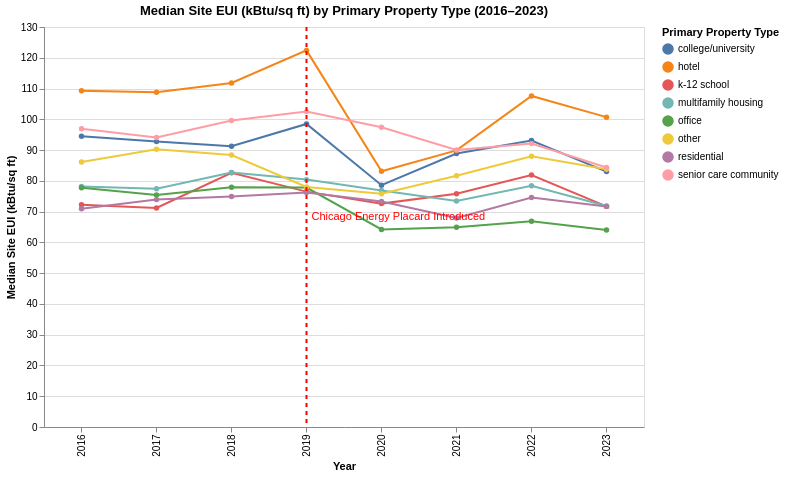

Source (notebook cell):
### Markdown cell above
Keep only the top 8 most common property types for visibility of graphs.

### Code cell
median_site = plot_metric_by_property(
    df=top_energy, metric_col="Site EUI (kBtu/sq ft)", agg_func=pd.Series.median
)
median_site

### Figure 1 — Vega-Lite specification as saved in the notebook (floating-point values rounded to 4 significant figures)
{"config": {"view": {"continuousWidth": 300, "continuousHeight": 300}}, "layer": [{"data": {"name": "data-1009e023ae6eab3afe2651da246b2e57"}, "mark": {"type": "line", "point": true}, "encoding": {"color": {"field": "Primary Property Type", "title": "Primary Property Type", "type": "nominal"}, "tooltip": [{"field": "Primary Property Type", "title": "Primary Property Type", "type": "nominal"}, {"field": "Data Year", "title": "Year", "type": "quantitative"}, {"field": "Aggregated_Metric", "format": ".2f", "title": "Median Site EUI (kBtu/sq ft)", "type": "quantitative"}], "x": {"field": "Data Year", "sort": "ascending", "title": "Year", "type": "ordinal"}, "y": {"field": "Aggregated_Metric", "title": "Median Site EUI (kBtu/sq ft)", "type": "quantitative"}}, "name": "view_baa5e4bedc24e978_0"}, {"data": {"name": "data-0c454f3f83ff251380041a7c1dc9c76c"}, "mark": {"type": "rule", "color": "red", "size": 2, "strokeDash": [4, 4]}, "encoding": {"x": {"field": "Data Year", "type": "ordinal"}}}, {"data": {"name": "data-59d4f649ef26394b53c706eca5efd7c6"}, "mark": {"type": "text", "align": "left", "baseline": "bottom", "color": "red", "dx": 5, "dy": -5}, "encoding": {"text": {"field": "label", "type": "nominal"}, "x": {"field": "Data Year", "type": "ordinal"}}}], "height": 400, "params": [{"name": "param_1e9efca18e7a2868", "select": {"type": "interval", "encodings": ["x", "y"]}, "bind": "scales", "views": ["view_baa5e4bedc24e978_0"]}], "title": "Median Site EUI (kBtu/sq ft) by Primary Property Type (2016–2023)", "width": 600, "$schema": "https://vega.github.io/schema/vega-lite/v6.1.0.json", "datasets": {"data-1009e023ae6eab3afe2651da246b2e57": [{"Data Year": 2016, "Primary Property Type": "college/university", "Aggregated_Metric": 94.5}, {"Data Year": 2016, "Primary Property Type": "hotel", "Aggregated_Metric": 109.3}, {"Data Year": 2016, "Primary Property Type": "k-12 school", "Aggregated_Metric": 72.2}, {"Data Year": 2016, "Primary Property Type": "multifamily housing", "Aggregated_Metric": 78.2}, {"Data Year": 2016, "Primary Property Type": "office", "Aggregated_Metric": 77.75}, {"Data Year": 2016, "Primary Property Type": "other", "Aggregated_Metric": 86.1}, {"Data Year": 2016, "Primary Property Type": "residential", "Aggregated_Metric": 70.95}, {"Data Year": 2016, "Primary Property Type": "senior care community", "Aggregated_Metric": 96.95}, {"Data Year": 2017, "Primary Property Type": "college/university", "Aggregated_Metric": 92.75}, {"Data Year": 2017, "Primary Property Type": "hotel", "Aggregated_Metric": 108.8}, {"Data Year": 2017, "Primary Property Type": "k-12 school", "Aggregated_Metric": 71.2}, {"Data Year": 2017, "Primary Property Type": "multifamily housing", "Aggregated_Metric": 77.4}, {"Data Year": 2017, "Primary Property Type": "office", "Aggregated_Metric": 75.4}, {"Data Year": 2017, "Primary Property Type": "other", "Aggregated_Metric": 90.3}, {"Data Year": 2017, "Primary Property Type": "residential", "Aggregated_Metric": 73.9}, {"Data Year": 2017, "Primary Property Type": "senior care community", "Aggregated_Metric": 94.1}, {"Data Year": 2018, "Primary Property Type": "college/university", "Aggregated_Metric": 91.25}, {"Data Year": 2018, "Primary Property Type": "hotel", "Aggregated_Metric": 111.8}, {"Data Year": 2018, "Primary Property Type": "k-12 school", "Aggregated_Metric": 82.6}, {"Data Year": 2018, "Primary Property Type": "multifamily housing", "Aggregated_Metric": 82.7}, {"Data Year": 2018, "Primary Property Type": "office", "Aggregated_Metric": 77.9}, {"Data Year": 2018, "Primary Property Type": "other", "Aggregated_Metric": 88.4}, {"Data Year": 2018, "Primary Property Type": "residential", "Aggregated_Metric": 74.9}, {"Data Year": 2018, "Primary Property Type": "senior care community", "Aggregated_Metric": 99.6}, {"Data Year": 2019, "Primary Property Type": "college/university", "Aggregated_Metric": 98.5}, {"Data Year": 2019, "Primary Property Type": "hotel", "Aggregated_Metric": 122.4}, {"Data Year": 2019, "Primary Property Type": "k-12 school", "Aggregated_Metric": 76.5}, {"Data Year": 2019, "Primary Property Type": "multifamily housing", "Aggregated_Metric": 80.4}, {"Data Year": 2019, "Primary Property Type": "office", "Aggregated_Metric": 77.8}, {"Data Year": 2019, "Primary Property Type": "other", "Aggregated_Metric": 78.0}, {"Data Year": 2019, "Primary Property Type": "residential", "Aggregated_Metric": 76.2}, {"Data Year": 2019, "Primary Property Type": "senior care community", "Aggregated_Metric": 102.5}, {"Data Year": 2020, "Primary Property Type": "college/university", "Aggregated_Metric": 78.6}, {"Data Year": 2020, "Primary Property Type": "hotel", "Aggregated_Metric": 83.1}, {"Data Year": 2020, "Primary Property Type": "k-12 school", "Aggregated_Metric": 72.6}, {"Data Year": 2020, "Primary Property Type": "multifamily housing", "Aggregated_Metric": 76.85}, {"Data Year": 2020, "Primary Property Type": "office", "Aggregated_Metric": 64.2}, {"Data Year": 2020, "Primary Property Type": "other", "Aggregated_Metric": 75.8}, {"Data Year": 2020, "Primary Property Type": "residential", "Aggregated_Metric": 73.3}, {"Data Year": 2020, "Primary Property Type": "senior care community", "Aggregated_Metric": 97.4}, {"Data Year": 2021, "Primary Property Type": "college/university", "Aggregated_Metric": 88.9}, {"Data Year": 2021, "Primary Property Type": "hotel", "Aggregated_Metric": 89.9}, {"Data Year": 2021, "Primary Property Type": "k-12 school", "Aggregated_Metric": 75.8}, {"Data Year": 2021, "Primary Property Type": "multifamily housing", "Aggregated_Metric": 73.45}, {"Data Year": 2021, "Primary Property Type": "office", "Aggregated_Metric": 64.9}, {"Data Year": 2021, "Primary Property Type": "other", "Aggregated_Metric": 81.65}, {"Data Year": 2021, "Primary Property Type": "residential", "Aggregated_Metric": 67.9}, {"Data Year": 2021, "Primary Property Type": "senior care community", "Aggregated_Metric": 90.0}, {"Data Year": 2022, "Primary Property Type": "college/university", "Aggregated_Metric": 93.1}, {"Data Year": 2022, "Primary Property Type": "hotel", "Aggregated_Metric": 107.6}, {"Data Year": 2022, "Primary Property Type": "k-12 school", "Aggregated_Metric": 81.9}, {"Data Year": 2022, "Primary Property Type": "multifamily housing", "Aggregated_Metric": 78.4}, {"Data Year": 2022, "Primary Property Type": "office", "Aggregated_Metric": 66.9}, {"Data Year": 2022, "Primary Property Type": "other", "Aggregated_Metric": 88.0}, {"Data Year": 2022, "Primary Property Type": "residential", "Aggregated_Metric": 74.6}, {"Data Year": 2022, "Primary Property Type": "senior care community", "Aggregated_Metric": 92.1}, {"Data Year": 2023, "Primary Property Type": "college/university", "Aggregated_Metric": 83.0}, {"Data Year": 2023, "Primary Property Type": "hotel", "Aggregated_Metric": 100.7}, {"Data Year": 2023, "Primary Property Type": "k-12 school", "Aggregated_Metric": 71.7}, {"Data Year": 2023, "Primary Property Type": "multifamily housing", "Aggregated_Metric": 71.8}, {"Data Year": 2023, "Primary Property Type": "office", "Aggregated_Metric": 64.05}, {"Data Year": 2023, "Primary Property Type": "other", "Aggregated_Metric": 83.8}, {"Data Year": 2023, "Primary Property Type": "residential", "Aggregated_Metric": 71.7}, {"Data Year": 2023, "Primary Property Type": "senior care community", "Aggregated_Metric": 84.35}], "data-0c454f3f83ff251380041a7c1dc9c76c": [{"Data Year": 2019}], "data-59d4f649ef26394b53c706eca5efd7c6": [{"Data Year": 2019, "label": "Chicago Energy Placard Introduced"}]}}
